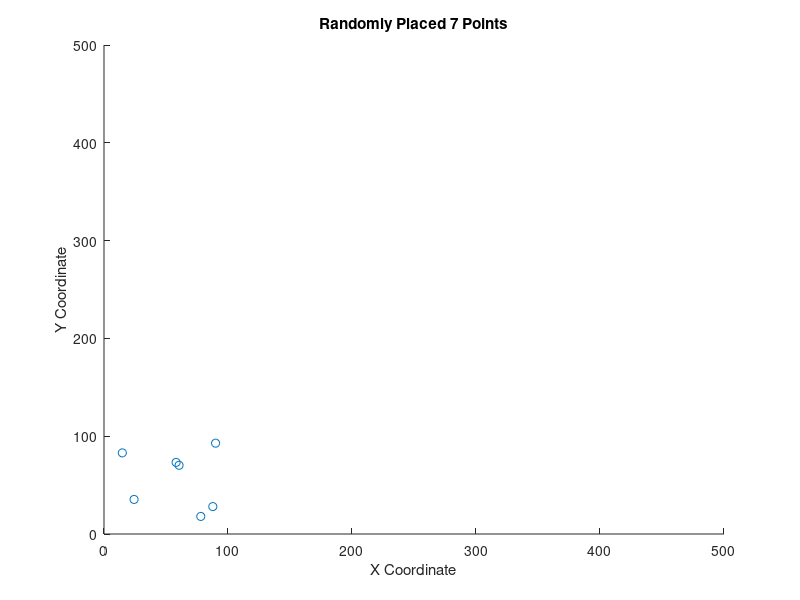
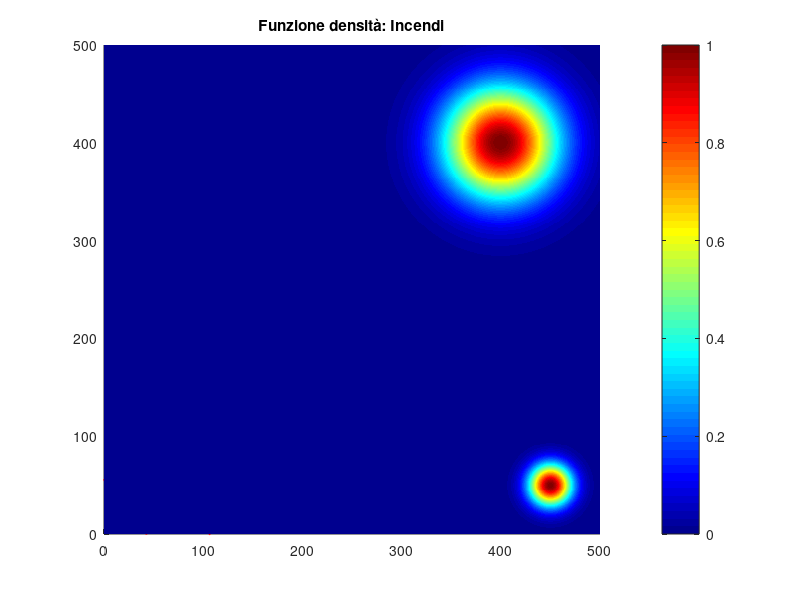
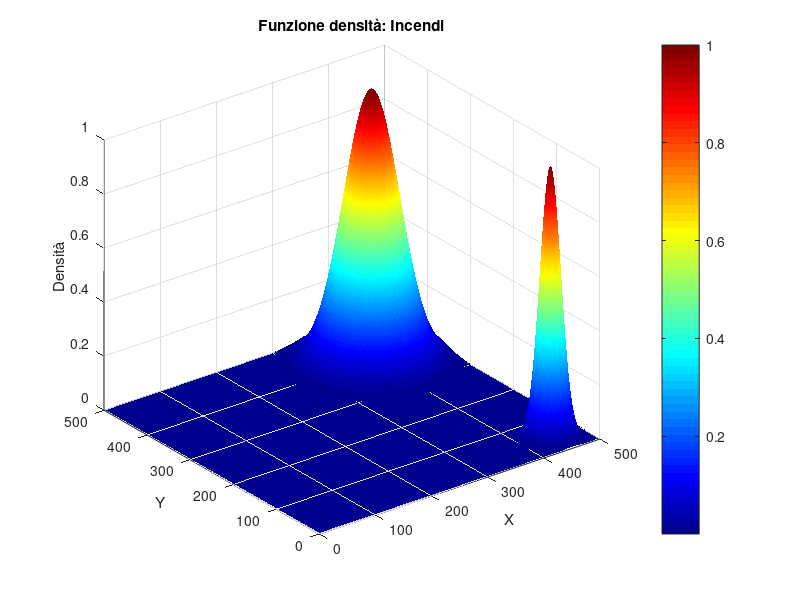

Here is the MATLAB script that generated these plots, in order: (Note: this script raises an error after producing the figures.)
clear all;
close all;
clc;

% Parameters
DO_SIMULATION = true;
INITIAL_VALUES = false;
PLOT_TRAJECTORIES = false;

SAVE_TRAJECTORIES = true;
PLOT_TRAJECTORIES_COMPARISON = true;   

vel_max = 800;
inc_threshold1 = 20;
inc_threshold2 = 20;
wat_threshold = 10;

% Define the number of points and grid dimensions
numPoints = 7;      % Set the number of points you want to generate
dimgrid = [500 500];   % Define the height of the grid
kp = 20;

points = zeros(numPoints,2);

% Generate random positions for each point
x = rand(numPoints, 1) * 100;   % Random x coordinates
y = rand(numPoints, 1) * 100;  % Random y coordinates

points = [x,y];

% Plot the points on a figure
figure(1);
scatter(points(:,1),points(:,2));
axis([0 dimgrid(1) 0 dimgrid(2)]); 
xlabel('X Coordinate');
ylabel('Y Coordinate');
title(sprintf('Randomly Placed %d Points', numPoints));

% Compute and plot Voronoi tessellation
[vx, vy] = voronoi(points(:,1), points(:,2));

figure(2);
hold on;
plot(vx, vy, 'r-', 'LineWidth', 1.5);
axis([0 dimgrid(1) 0 dimgrid(2)]); 
scatter(points(:,1),points(:,2));
title('Voronoi Tassellation');

%% Funzione densità per incendi 

% Definizione dei parametri della densità
x_fire1 = 400;
y_fire1 = 400;
x_fire2 = 450;
y_fire2 = 50;

x_water = 50;
y_water = 50;

pos_fire1 = [x_fire1, y_fire1];
pos_fire2 = [x_fire2, y_fire2];
pos_water = [x_water, y_water];

sigma_fire1 = 40;
sigma_fire2 = 15;
sigma_water = 20;

% Creazione della griglia di punti
[x_m, y_m] = meshgrid(1:dimgrid(1), 1:dimgrid(2));

% Calcolo della distribuzione gaussiana
G_fire = exp(-(((x_m - x_fire1).^2) / (2 * sigma_fire1^2) + ((y_m - y_fire1).^2) / (2 * sigma_fire1^2))) + exp(-(((x_m - x_fire2).^2) / (2 * sigma_fire2^2) + ((y_m - y_fire2).^2) / (2 * sigma_fire2^2)));
G_water = exp(-(((x_m - x_water).^2) / (2 * sigma_water^2) + ((y_m - y_water).^2) / (2 * sigma_water^2)));

% Visualizzazione della matrice
imagesc(G_fire);
colormap jet;
colorbar;
title('Funzione densità: Incendi');

% Visualizzazione in 3D
figure(3);
surf(x_m, y_m, G_fire);
shading interp; % Per rendere la superficie più liscia
colormap jet;
colorbar;
xlabel('X');
ylabel('Y');
zlabel('Densità');
title('Funzione densità: Incendi');
view(3); % Vista in 3D
drawnow;
hold off;

status = ones(numPoints,1); 
% status = 1 il drone è carico di acqua e sta andando verso l'incendio
% status = 2 il drone è scarico di acqua e sta andando a rifornirsi 

%% Initial Voronoi Tassellation
[areas,centroids,vel] = voronoi_function(dimgrid,points,kp,G_fire,G_water,status);
if INITIAL_VALUES
    sum_areas = sum(areas);
    for i = 1:length(areas)
        fprintf('Initial areas %d: %f\n',i,areas(i));
    end
    disp(sum_areas)
    for i = 1:length(areas)
        fprintf('Initial centroids coordinates %d: [%f,%f]\n',i,centroids(i,1),centroids(i,2));
    end
    disp(sum_areas)
end

%% Uncertanties for Kalman Filter
% Gps
ProbGPS = 0.8 + (0.95 - 0.8) * rand(numPoints, 1);
sigma_gps = 1;

% Control input
sigma_u = 0.5;

%% Initialization Kalman Filter
nx_Est = zeros(numPoints, 2);
P = 100 * ones(2, 2, numPoints);
for i = 1:numPoints
    nx_Est(i,:) = [points(i,1), points(i,2)];
    P(:,:,i) = 100 * eye(2);
end
GPS = zeros(numPoints, 2);

%% Simulation 

dt = 0.01;
T_sim = 100;

trajectories = zeros(numPoints,2,T_sim);
trajectories_Est = zeros(numPoints,2,T_sim);  % Preallocate trajectories_Est array
trajectories_GPS = zeros(numPoints,2,T_sim);  % Preallocate trajectories_GPS array

nx = points;
trajectories(:,:,1) = nx;
trajectories_Est(:,:,1) = nx_Est;
trajectories_GPS(:,:,1) = nx_Est;

% Colors for plotting
colors = lines(numPoints);


if DO_SIMULATION
    for t = 2:T_sim

        dist_inc1 = pdist2(pos_fire1, nx);
        dist_inc2 = pdist2(pos_fire2, nx);
        dist_wat = pdist2(pos_water, nx);

        for i= 1:numPoints
            if(dist_inc1(i) <= inc_threshold1 || dist_inc2(i) <= inc_threshold2)
                status(i) = 2;
            end
            if(dist_wat(i) <= wat_threshold)
                status(i) = 1;
            end
        end

        % Compute Voronoi tessellation and centroids
        [areas, centroids, vel] = voronoi_function(dimgrid, nx, kp, G_fire, G_water, status);

        % Impose a maximum velocity
        vel = sign(vel) .* min(abs(vel), vel_max);
        
        % Update positions using 2D velocity vectors
        nx = nx + vel * dt;

        %% Consensus Algorithm

%{
         % Each point updates its estimate of the positions of all other points
        for i = 1:numPoints
            for j = 1:numPoints
            if i ~= j
                % Update the estimate of point j's position using a simple averaging consensus algorithm
                nx_Est(i,:) = nx_Est(i,:) + 0.1 * (nx_Est(j,:) - nx_Est(i,:));
            end
            end
        end 
%}

        %% Kalman Filter

        % Voronoi with Estimated positions
        [areas_est, centroids_est, vel_est] = voronoi_function(dimgrid, nx_Est, kp, G_fire, G_water, status);
        % Impose a maximum velocity
        vel_est = sign(vel_est) .* min(abs(vel_est), vel_max);
        
        % Compute Kalman for Every Drone
        for i = 1:numPoints
            GPS(i,:) = nx(i, :)' + randn(2, 1) * sigma_gps;
            u_bar = vel_est(i, :)' + randn(2, 1) * sigma_u;

            [nx_Est(i,:), P(:,:,i)] = kalman_planes_function(nx_Est(i,:)', P(:,:,i), u_bar, sigma_u, sigma_gps, GPS(i,:)', ProbGPS(i), dt);
        end
        %% Save the updated positions into the trajectories array
        if SAVE_TRAJECTORIES
            % Save the updated positions into the trajectories array
            trajectories(:, :, t) = nx;
            trajectories_Est(:,:,t) = nx_Est;
            trajectories_GPS(:,:,t) = GPS;
        end

        %% PLOTS
        % Real Voronoi
        figure(4);
        clf;
        axis([0 dimgrid(1) 0 dimgrid(2)]);
        xlabel('X Coordinate');
        ylabel('Y Coordinate');
        title('Lloyd Simulation Real');
        hold on;
        

        
        % Plot the trajectory for each drone up to the current time
        for i = 1:numPoints
            if PLOT_TRAJECTORIES
                % Extract the trajectory so far (squeeze the slice into a 2D array)
                traj = squeeze(trajectories(i, :, 1:t));
                plot(traj(1, :), traj(2, :), '-', 'Color', colors(i,:), 'LineWidth', 1.5);
            end
            % Plot the current drone position as a marker
            plot(nx(i, 1), nx(i, 2), 'o', 'Color', colors(i,:), 'MarkerSize', 8, 'MarkerFaceColor', colors(i,:));
            voronoi(nx(:,1),nx(:,2));
        end
        
        plot(x_fire1,y_fire1,'x','Color', 'r', 'MarkerSize', sigma_fire1)
        plot(x_fire2,y_fire2,'x','Color', 'r', 'MarkerSize', sigma_fire2)
        plot(x_water,y_water,'o','Color', 'b', 'MarkerSize', sigma_water)

        drawnow;  % Force MATLAB to update the figure

   
        % Estimated Voronoi
        figure(5);
        clf;
        axis([0 dimgrid(1) 0 dimgrid(2)]);
        xlabel('X Coordinate');
        ylabel('Y Coordinate');
        title('Lloyd Simulation Estimated');
        hold on;

        % Plot the trajectory for each drone up to the current time
        for i = 1:numPoints
            if PLOT_TRAJECTORIES
                % Extract the trajectory so far (squeeze the slice into a 2D array)
                traj = squeeze(trajectories_Est(i, :, 1:t));
                plot(traj(1, :), traj(2, :), '-', 'Color', colors(i,:), 'LineWidth', 1.5);
            end
            % Plot the current drone position as a marker
            plot(nx_Est(i, 1), nx_Est(i, 2), 'o', 'Color', colors(i,:), 'MarkerSize', 8, 'MarkerFaceColor', colors(i,:));
            voronoi(nx_Est(:,1),nx_Est(:,2));
        end

        plot(x_fire1,y_fire1,'x','Color', 'r', 'MarkerSize', sigma_fire1)
        plot(x_fire2,y_fire2,'x','Color', 'r', 'MarkerSize', sigma_fire2)
        plot(x_water,y_water,'o','Color', 'b', 'MarkerSize', sigma_water)

        % Optionally add a pause (e.g., pause(0.01)) to slow down the simulation for visualization
    end

end

%% Plot the estimated trajectories vs Real
if PLOT_TRAJECTORIES_COMPARISON

    for i = 1:numPoints
        % Plot the estimated trajectories vs Real
        figure(6);
        hold on;
        % Extract the real and estimated trajectories
        real_traj = squeeze(trajectories(i, :, :));
        est_traj = squeeze(trajectories_Est(i, :, :));

        % Plot the estimated trajectory
        plot(est_traj(:, 1), est_traj(:, 2), '--', 'Color', colors(i,:), 'LineWidth', 2);

        % Plot the real trajectory
        plot(real_traj(:, 1), real_traj(:, 2), '-', 'Color', colors(i,:), 'LineWidth', 1.5);

        title(sprintf('Estimated vs Real Trajectories point %d', i));
        xlabel('X Coordinate');
        ylabel('Y Coordinate');
        legend('Estimated', 'Real');
        pause(1);
        hold off;
    end

    % Posizioni X reale vs stimata
    points_to_plot = 3;
    figure(7);
    for i = 1:points_to_plot
        subplot(1, points_to_plot, i);
        hold on;
        plot(squeeze(trajectories_GPS(i,1,:)), '--g', 'LineWidth', 1);
        plot(squeeze(trajectories_Est(i,1,:)), 'r', 'LineWidth', 1.5);
        plot(squeeze(trajectories(i,1,:)), 'b', 'LineWidth', 1.5);
        xlabel('Time');
        ylabel(sprintf('X Coordinate (Point %d)', i));
        title(sprintf('Trajectories Point %d', i));
        legend('GPS', 'Estimated', 'Real');
        hold off;
    end

    % Posizioni Y reale vs stimata
    figure(8);
    for i = 1:points_to_plot
        subplot(1, points_to_plot, i);
        hold on;
        plot(squeeze(trajectories_GPS(i,2,:)), '--g', 'LineWidth', 1);
        plot(squeeze(trajectories_Est(i,2,:)), 'r', 'LineWidth', 1.5);
        plot(squeeze(trajectories(i,2,:)), 'b', 'LineWidth', 1.5);
        xlabel('Time');
        ylabel(sprintf('Y Coordinate (Point %d)', i));
        title(sprintf('Trajectories Point %d', i));
        legend('GPS', 'Estimated', 'Real');
        hold off;
    end



end